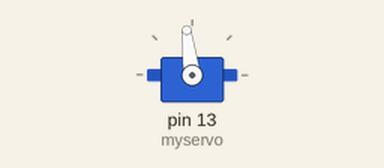
Recording of a sketch running on a simulated Arduino Uno, built with avr-gcc and run on an emulated ATmega328P. Shown: servo.

Above: at 0.05 s.
At 1.5 s:
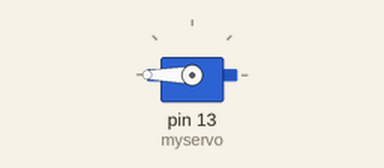
At 3.0 s:
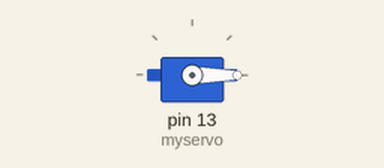
At 5.95 s:
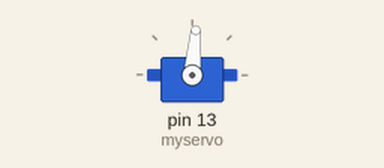
Timing chart, 0 to 7.7 s (numbered marks = the images above):
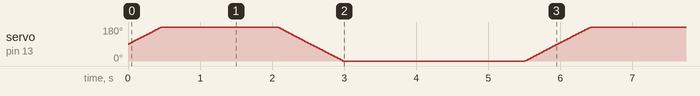

The sketch:

servo.ino
```cpp
#include <Servo.h>    // 声明调用Servo.h库
Servo myservo;        // 创建一个舵机对象
int pos = 0;          // 变量pos用来存储舵机位置
int openPos = 300;
int closePos = -300;

void setup(){
  myservo.attach(13);  // 将引脚13上的舵机与声明的舵机对象连接起来
}

void toPosition(int pos){
  int curPos = myservo.read(); //读取当前舵机位置
  if(curPos >= pos){
    for(int i = curPos; i > pos; i--){
      myservo.write(i);
      delay(5);
    }
  }else{
    for(int i = curPos; i < pos; i++){
      myservo.write(i);
      delay(5);
    }
  }
}
void loop(){
  while(true){
  toPosition(openPos);
  delay(1000);
  toPosition(closePos);
  delay(1000);
  }
}
```
